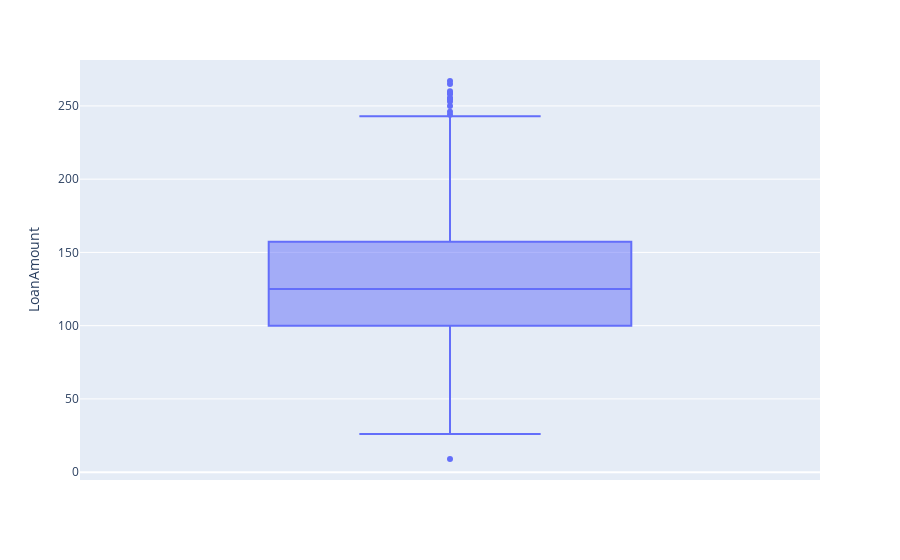

Notebook cell for this chart:
### Code cell
fig = px.box(df_strip, y="LoanAmount")
fig.show()

### Figure 1 — Plotly figure (JSON) as saved in the notebook; plotly's stock layout.template omitted (floating-point values rounded to 4 significant figures; data arrays with more than 128 entries replaced by an {"elided": "..."} marker saying what was removed)
{"data": [{"alignmentgroup": "True", "hovertemplate": "LoanAmount=%{y}<extra></extra>", "legendgroup": "", "marker": {"color": "#636efa"}, "name": "", "notched": false, "offsetgroup": "", "orientation": "v", "showlegend": false, "type": "box", "x0": " ", "xaxis": "x", "y": {"elided": "398 int values"}, "y0": " ", "yaxis": "y"}], "layout": {"boxmode": "group", "legend": {"tracegroupgap": 0}, "margin": {"t": 60}, "xaxis": {"anchor": "y", "domain": [0, 1]}, "yaxis": {"anchor": "x", "domain": [0, 1], "title": {"text": "LoanAmount"}}}}
